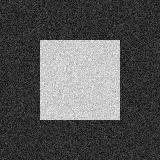
#> input picture datasets/sintetics/test/images/box.jpg, 160 x 160 px
$ python export_stage15a_baselines.py --image-dir ../../datasets/sintetics/test/images --output-dir out --method canny
#> lines starting #> are read from the running program, lines starting #| are printed output that depends on the picture
### src/classical_detectors.py
from __future__ import annotations
import numpy as np
from scipy import ndimage as ndi
from skimage import color, feature, filters

EPS=1e-12

def gray01(img):
    x=np.asarray(img)
    if x.ndim==3:
        x=color.rgb2gray(x[...,:3])
    x=x.astype(float)
    if x.max()>1:
        x/=255.0
    return np.clip(x,0,1)

# [52 lines left out: functions robust01, detector_score, canny_binary, canny_persistence, not called in this run]

### evaluation/bsds_official/export_stage15a_baselines.py
from __future__ import annotations

"""Export the fixed Stage-15a Canny and repository-Scharr audit baselines.

Neither method reads BSDS ground truth.  The Canny map is deliberately binary:
it audits the complete classical detector at one preregistered operating point,
not a soft ranking surrogate.  The Scharr map exactly follows the incumbent's
localizer path before contextual gating, including median conditioning and the
detector's intrinsic robust response scaling.  PNG export adds no normalization.
"""

from pathlib import Path
import argparse
import json
import sys

ROOT = Path(__file__).resolve().parents[2]
if str(ROOT) not in sys.path:
    sys.path.insert(0, str(ROOT))

import numpy as np
from PIL import Image
from skimage import feature
from skimage.io import imread

from src.classical_detectors import detector_score, gray01
from src.conditioning import apply_conditioning
from src.postprocess import gradient_orientation, non_maximum_suppression


CANNY_PARAMETERS = {
    "sigma": 1.0,
    "low_threshold": 0.10,
    "high_threshold": 0.20,
    "use_quantiles": False,
    "mode": "constant",
    "cval": 0.0,
}


def baseline_score(image: np.ndarray, method: str) -> np.ndarray:
    name = str(method).lower()
    if name == "canny":
        return feature.canny(gray01(image), **CANNY_PARAMETERS).astype(np.float32)
    if name == "scharr":
        conditioned = apply_conditioning(image, "median", size=3)
        orientation = gradient_orientation(conditioned, 1.0)
        response = detector_score(conditioned, "scharr", 1.0)
        return non_maximum_suppression(response, orientation).astype(np.float32)
    raise ValueError(f"unknown Stage-15a baseline: {method}")


def save_soft_png(score: np.ndarray, path: Path) -> None:
    value = np.asarray(score, dtype=np.float32)
    if not np.all(np.isfinite(value)):
        raise RuntimeError(f"non-finite score for {path.stem}")
    quantized = np.rint(np.clip(value, 0.0, 1.0) * 255.0).astype(np.uint8)
    path.parent.mkdir(parents=True, exist_ok=True)
    Image.fromarray(quantized, mode="L").save(path)


def main() -> int:
    parser = argparse.ArgumentParser()
    parser.add_argument("--image-dir", required=True)
    parser.add_argument("--output-dir", required=True)
    parser.add_argument("--split", default="val")
    parser.add_argument("--method", choices=("canny", "scharr"), required=True)
    args = parser.parse_args()

    image_dir = Path(args.image_dir)
    output_dir = Path(args.output_dir)
    image_paths = sorted(image_dir.glob("*.jpg"))
    if not image_paths:
        raise RuntimeError(f"no JPG images found in {image_dir}")

    for index, image_path in enumerate(image_paths, start=1):
        print(
            f"STAGE15A_EXPORT {args.method} {index:03d}/{len(image_paths):03d} "
            f"{image_path.stem}",
            flush=True,
        )
        save_soft_png(
            baseline_score(imread(image_path), args.method),
            output_dir / f"{image_path.stem}.png",
        )
#> in baseline_score, `name = str(method).lower()`: name = 'canny'
#> in gray01, x is the input picture: shape (160, 160); min 0, max 255, mean 85.5
#> in baseline_score, `return feature.canny(gray01(image), **CANNY_PARAMETERS).astype(np.floa..`:
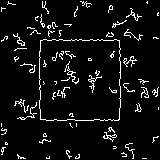
#> returned value: shape (160, 160) float32; values 0 (black) and 1 (white), 6.4% white in thin lines or dots
#> in save_soft_png, `quantized = np.rint(np.clip(value, 0.0, 1.0) * 255.0).astype(np.uint8)`: quantized: shape (160, 160); 6.4% white in thin lines or dots
#> pass 2 of the loop in main, `for index, image_path in enumerate(image_paths, start=1):`:
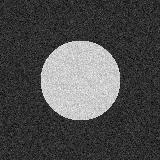
#> input picture datasets/sintetics/test/images/circle.jpg, 160 x 160 px
#> in gray01, x is the input picture: shape (160, 160); min 0, max 255, mean 77
#> in baseline_score (call 2), `return feature.canny(gray01(image), **CANNY_PARAMETERS).astype(np.floa..`:
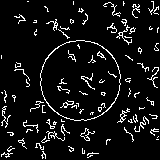
#> returned value: shape (160, 160) float32; values 0 (black) and 1 (white), 7.7% white in thin lines or dots
#> quantized: shape (160, 160); 7.7% white in thin lines or dots

    metadata = {
        "stage": "15a",
        "method": args.method,
        "training_class": "strictly untrained",
        "split": args.split,
        "ground_truth_read": False,
        "native_resolution": True,
        "png_export": "uint8 [0,255], no export-time per-image normalization",
        "parameters": (
            CANNY_PARAMETERS
            if args.method == "canny"
            else {
                "conditioning": "median3",
                "response": "skimage Scharr magnitude with repository robust01 scaling",
                "orientation": "sigma-1 smoothed gradient",
                "localization": "repository four-direction NMS",
            }
        ),
        "interpretation": (
            "fixed binary full-Canny operating-point audit"
            if args.method == "canny"
            else "ungated incumbent localizer audit"
        ),
        "n_maps": len(image_paths),
    }
    output_dir.mkdir(parents=True, exist_ok=True)
    (output_dir / "export_manifest.json").write_text(
        json.dumps(metadata, indent=2), encoding="utf-8"
    )
    return 0


if __name__ == "__main__":
    raise SystemExit(main())
#> (the program exits here)
